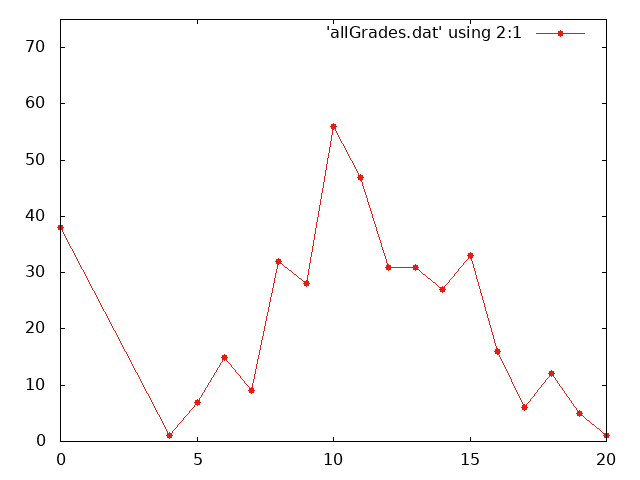

The gnuplot source for this figure:
set term png
set out "allGrades.png"

set xrange[0:20]
set yrange[0:75]

plot 'allGrades.dat' using 2:1 linetype 7 with linespoints
